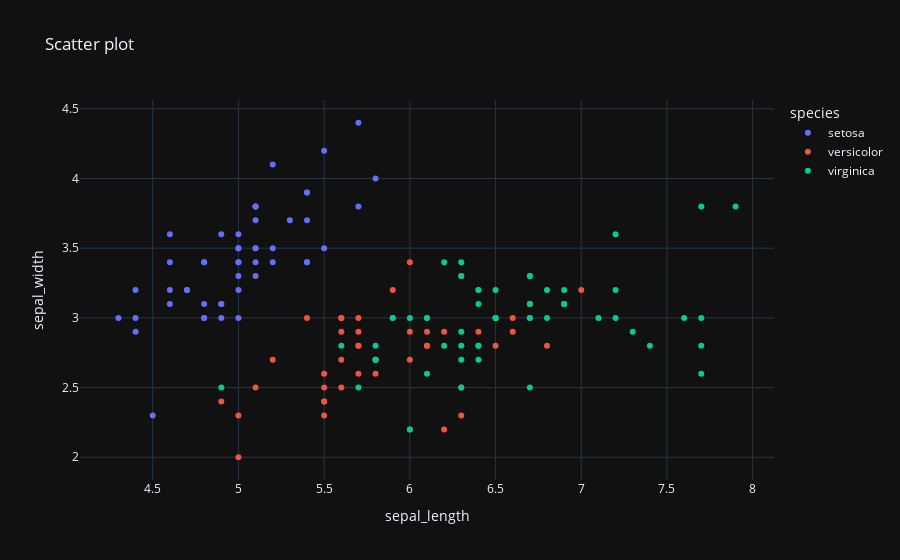

The code cell stored with this chart in its notebook:
### Markdown cell above
- `template="plotly_dark"` applies a dark theme to the plot

### Code cell
fig = px.scatter(data_frame=df, x="sepal_length", y="sepal_width", title="Scatter plot", 
                 color="species", template="plotly_dark")
fig.show()

### Figure 1 — Plotly figure (JSON) as saved in the notebook; plotly's stock layout.template omitted (floating-point values rounded to 4 significant figures)
{"data": [{"hovertemplate": "species=setosa<br>sepal_length=%{x}<br>sepal_width=%{y}<extra></extra>", "legendgroup": "setosa", "marker": {"color": "#636efa", "symbol": "circle"}, "mode": "markers", "name": "setosa", "orientation": "v", "showlegend": true, "type": "scatter", "x": [5.1, 4.9, 4.7, 4.6, 5.0, 5.4, 4.6, 5.0, 4.4, 4.9, 5.4, 4.8, 4.8, 4.3, 5.8, 5.7, 5.4, 5.1, 5.7, 5.1, 5.4, 5.1, 4.6, 5.1, 4.8, 5.0, 5.0, 5.2, 5.2, 4.7, 4.8, 5.4, 5.2, 5.5, 4.9, 5.0, 5.5, 4.9, 4.4, 5.1, 5.0, 4.5, 4.4, 5.0, 5.1, 4.8, 5.1, 4.6, 5.3, 5.0], "xaxis": "x", "y": [3.5, 3.0, 3.2, 3.1, 3.6, 3.9, 3.4, 3.4, 2.9, 3.1, 3.7, 3.4, 3.0, 3.0, 4.0, 4.4, 3.9, 3.5, 3.8, 3.8, 3.4, 3.7, 3.6, 3.3, 3.4, 3.0, 3.4, 3.5, 3.4, 3.2, 3.1, 3.4, 4.1, 4.2, 3.1, 3.2, 3.5, 3.6, 3.0, 3.4, 3.5, 2.3, 3.2, 3.5, 3.8, 3.0, 3.8, 3.2, 3.7, 3.3], "yaxis": "y"}, {"hovertemplate": "species=versicolor<br>sepal_length=%{x}<br>sepal_width=%{y}<extra></extra>", "legendgroup": "versicolor", "marker": {"color": "#EF553B", "symbol": "circle"}, "mode": "markers", "name": "versicolor", "orientation": "v", "showlegend": true, "type": "scatter", "x": [7.0, 6.4, 6.9, 5.5, 6.5, 5.7, 6.3, 4.9, 6.6, 5.2, 5.0, 5.9, 6.0, 6.1, 5.6, 6.7, 5.6, 5.8, 6.2, 5.6, 5.9, 6.1, 6.3, 6.1, 6.4, 6.6, 6.8, 6.7, 6.0, 5.7, 5.5, 5.5, 5.8, 6.0, 5.4, 6.0, 6.7, 6.3, 5.6, 5.5, 5.5, 6.1, 5.8, 5.0, 5.6, 5.7, 5.7, 6.2, 5.1, 5.7], "xaxis": "x", "y": [3.2, 3.2, 3.1, 2.3, 2.8, 2.8, 3.3, 2.4, 2.9, 2.7, 2.0, 3.0, 2.2, 2.9, 2.9, 3.1, 3.0, 2.7, 2.2, 2.5, 3.2, 2.8, 2.5, 2.8, 2.9, 3.0, 2.8, 3.0, 2.9, 2.6, 2.4, 2.4, 2.7, 2.7, 3.0, 3.4, 3.1, 2.3, 3.0, 2.5, 2.6, 3.0, 2.6, 2.3, 2.7, 3.0, 2.9, 2.9, 2.5, 2.8], "yaxis": "y"}, {"hovertemplate": "species=virginica<br>sepal_length=%{x}<br>sepal_width=%{y}<extra></extra>", "legendgroup": "virginica", "marker": {"color": "#00cc96", "symbol": "circle"}, "mode": "markers", "name": "virginica", "orientation": "v", "showlegend": true, "type": "scatter", "x": [6.3, 5.8, 7.1, 6.3, 6.5, 7.6, 4.9, 7.3, 6.7, 7.2, 6.5, 6.4, 6.8, 5.7, 5.8, 6.4, 6.5, 7.7, 7.7, 6.0, 6.9, 5.6, 7.7, 6.3, 6.7, 7.2, 6.2, 6.1, 6.4, 7.2, 7.4, 7.9, 6.4, 6.3, 6.1, 7.7, 6.3, 6.4, 6.0, 6.9, 6.7, 6.9, 5.8, 6.8, 6.7, 6.7, 6.3, 6.5, 6.2, 5.9], "xaxis": "x", "y": [3.3, 2.7, 3.0, 2.9, 3.0, 3.0, 2.5, 2.9, 2.5, 3.6, 3.2, 2.7, 3.0, 2.5, 2.8, 3.2, 3.0, 3.8, 2.6, 2.2, 3.2, 2.8, 2.8, 2.7, 3.3, 3.2, 2.8, 3.0, 2.8, 3.0, 2.8, 3.8, 2.8, 2.8, 2.6, 3.0, 3.4, 3.1, 3.0, 3.1, 3.1, 3.1, 2.7, 3.2, 3.3, 3.0, 2.5, 3.0, 3.4, 3.0], "yaxis": "y"}], "layout": {"autosize": true, "legend": {"title": {"text": "species"}, "tracegroupgap": 0}, "title": {"text": "Scatter plot"}, "xaxis": {"anchor": "y", "autorange": true, "domain": [0, 1], "range": [4.079, 8.121], "title": {"text": "sepal_length"}, "type": "linear"}, "yaxis": {"anchor": "x", "autorange": true, "domain": [0, 1], "range": [1.802, 4.598], "title": {"text": "sepal_width"}, "type": "linear"}}}
